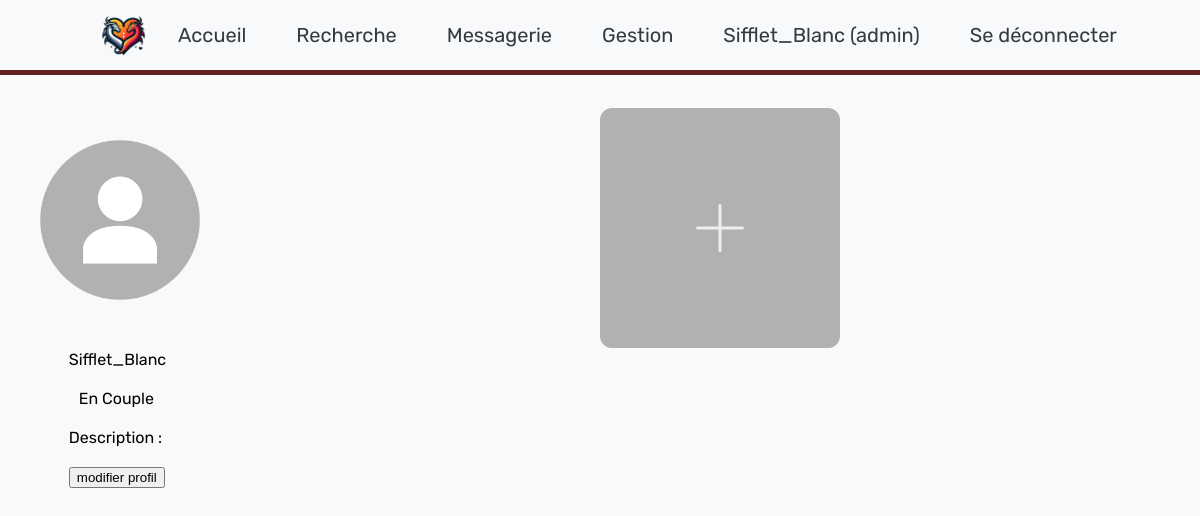
/profil.php (signed in), run on an earlier commit of the app's database.
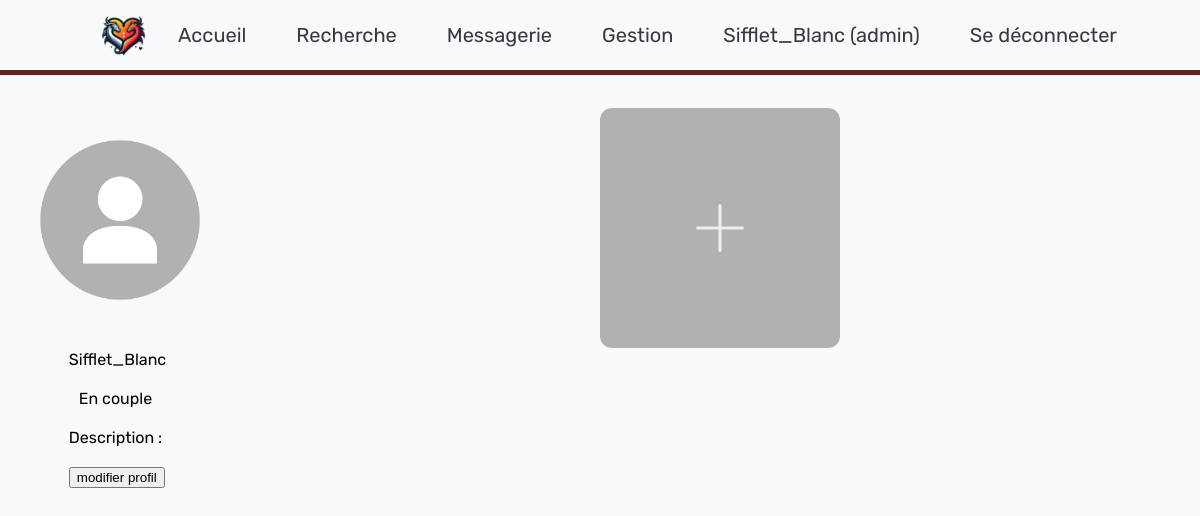
And on a later commit of the database.
### tables this page shows
CREATE TABLE IF NOT EXISTS Account ( 
	IdAccount INT NOT NULL PRIMARY KEY AUTO_INCREMENT,
	Pseudo VARCHAR(255) NOT NULL,
	Password VARCHAR(255) NOT NULL,
	Sexe VARCHAR(30),
	FirstName VARCHAR(127),
	Name VARCHAR(127),
	Mail VARCHAR(255) NOT NULL,
	DateOfCreation DATETIME NOT NULL DEFAULT current_timestamp(),
	DateOfBirth DATE NOT NULL,
	Country VARCHAR(127) NOT NULL,
	City VARCHAR(127) NOT NULL,
	Street VARCHAR(127),
	AdressNumber INT,
	LoveSituation VARCHAR(30),
	Species VARCHAR(35),
	HumanoidGauge FLOAT(10),
	Size DECIMAL(9,2),
	Weight DECIMAL(9,2),
	EyeColor VARCHAR(30),
	Smoker INT(1),
	ProfilPictureFile VARCHAR(255) NOT NULL DEFAULT "ProfilDefaultPicture.png",
	WelcomeMessage TEXT);

### php/profilSansBandeau.php (the view, shortened to what this page needs)
<?php
try{
	$bdd = new PDO('mysql:host=localhost;dbname=BddSiteDeRencontre;charset=utf8','User','fv_7qJ6j2_VY_T5',array(PDO::ATTR_ERRMODE=>PDO::ERRMODE_EXCEPTION));
}
catch (Exception $e){
	die('Erreur : '.$e->getMessage());
}
if(isset($_SESSION['password']) AND isset($_SESSION['user'])){
	$user = htmlspecialchars($_SESSION['user']);
	$password = htmlspecialchars($_SESSION['password']);
	$load = false;
	if(isset($_POST['target'])){
		$target = htmlspecialchars($_POST['target']);
		$Admin_tab = $bdd->prepare('SELECT IdAccount,Pseudo,Password FROM Account WHERE Pseudo=:user AND Password=:password AND IdAccount IN (SELECT IdAccount FROM Admin)');
		$Admin_tab->execute(array('user'=>$user, 'password'=>$password));
		$User_tab = $bdd->prepare('SELECT * FROM Account WHERE IdAccount=:idaccount');
		$User_tab->execute(array('idaccount'=>$target));
		$load = $User=$User_tab->fetch() AND $Admin=$Admin_tab->fetch();
	}
	else{
		$User_tab = $bdd->prepare('SELECT * FROM Account WHERE Pseudo=:user AND Password=:password');
		$User_tab->execute(array('user'=>$user, 'password'=>$password));
		$load = $User=$User_tab->fetch();
	}
	if($load){ ?>
		<div id="centreur">
			<div id="profilPres">
				<div>
					<div class="centreHorizontalement" id="profilTop" onclick="showHide('modifyProfilPictureContener')">
						<img id="imgProfilPicture" src="img/<?php echo $User['IdAccount'].'/'.$User['ProfilPictureFile'];?>">
					</div>
					<div class="centreHorizontalement" id="profilBottom">
						<div id="contenerBas">
							<div>
								<p><?php echo $User['Pseudo'];?></p>
							</div>
							<div>
								<p><?php if(isset($User['LoveSituation'])){echo $User['LoveSituation'];}?></p>
							</div>
							<div>
								<p>Description :</p>
							</div>
							<div>
							</div>
							<div>
								<input type="button" name="modifierProfil" id="modifierProfil" onclick="modifierApparition(); showHide('sauvgarderChangement'); showHide('annulerChangement'); hideShow('modifierProfil')" value="modifier profil">
							</div>
						</div>
					</div>
				</div>
			</div>
			<div class="right" id="pictureContener">
				<div id="nopicture" class="pictureContener" onclick="showHide('addPictureContener')">
					<svg class="plus" viewBox="0 0 100 100">
						<path class="linePlus top" d="m 10 50 l 80 0" />
						<path class="linePlus bottom" d="m 50 10 l 0 80 " />
					</svg>
				</div>
			</div>
		</div>
	<?php }
	else{
		header('Location: /');
	}
}
else{
	header('Location: /');
}?>

What changed in the data, as far as the page shows it:
changed account "Sifflet_Blanc": LoveSituation "En Couple" → "En couple"
